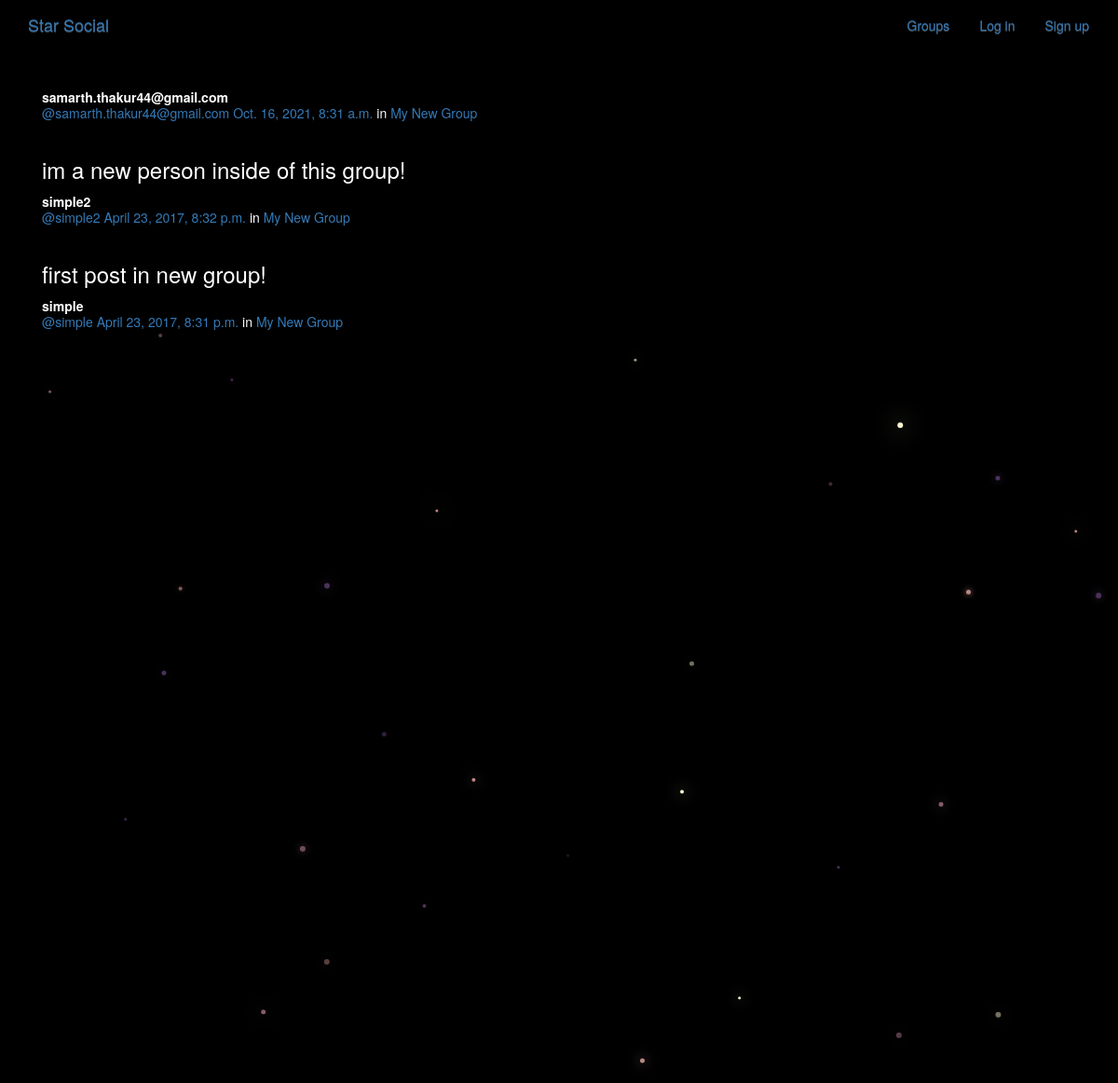
/posts/, run on the app's committed database.
### posts/models.py (models this page shows, shortened)
class Post(models.Model):
    user = models.ForeignKey(User, related_name="posts")
    created_at = models.DateTimeField(auto_now=True)
    message = models.TextField()
    message_html = models.TextField(editable=False)
    group = models.ForeignKey(Group,
                              related_name="posts",
                              null=True,
                              blank=True)
    class Meta:
        ordering = ["-created_at"]
        unique_together = ["user", "message"]

### groups/models.py (models this page shows, shortened)
class Group(models.Model):
    name = models.CharField(max_length=255, unique=True)
    slug = models.SlugField(allow_unicode=True, unique=True)
    description = models.TextField(blank=True, default='')
    description_html = models.TextField(editable=False, default='', blank=True)
    members = models.ManyToManyField(User, through="GroupMember")
    class Meta:
        ordering = ["name"]

### posts/views.py (the view)
class PostList(SelectRelatedMixin, generic.ListView):
    model = models.Post
    select_related = ("user", "group")

### posts/templates/posts/post_list.html (shortened to what this page needs)
{% extends "posts/post_base.html" %}
{% load humanize %}
{% block post_content %}
<div class="col-md-8">
	{% for post in post_list %}
  {% include "posts/_post.html" %}
	{% endfor %}
</div>
{% endblock %}

### posts/templates/posts/_post.html (shortened to what this page needs)
<div class="post media">
	<h3>{{ post.message_html|safe }}</h3>
	<div class="media-body">
		<strong>{{ post.user.username }}</strong>
		<h5 class="media-heading">
			<span class="username"><a href="{% url 'posts:for_user' username=post.user.username %}">@{{ post.user.username }}</a></span>
			<time class="time"><a href="{% url 'posts:single' username=post.user.username pk=post.pk %}">{{ post.created_at }}</a></time>
			{% if post.group %}
			<span class="group-name">in <a href="#">{{ post.group.name }}</a></span>
			{% endif %}
		</h5>
	</div>
</div>

### static/simplesocial/css/master.css (style rules this page uses)
body { margin: 0; overflow: hidden; background-color: black; color:white; }

### data on the page
Post: user.username "samarth.thakur44@gmail.com", created_at "Oct. 16, 2021, 8:31 a.m.", group.name "My New Group"
Post: message_html "im a new person inside of this group!", user.username "simple2", created_at "April 23, 2017, 8:32 p.m.", group.name "My New Group"
Post: message_html "first post in new group!", user.username "simple", created_at "April 23, 2017, 8:31 p.m.", group.name "My New Group"
